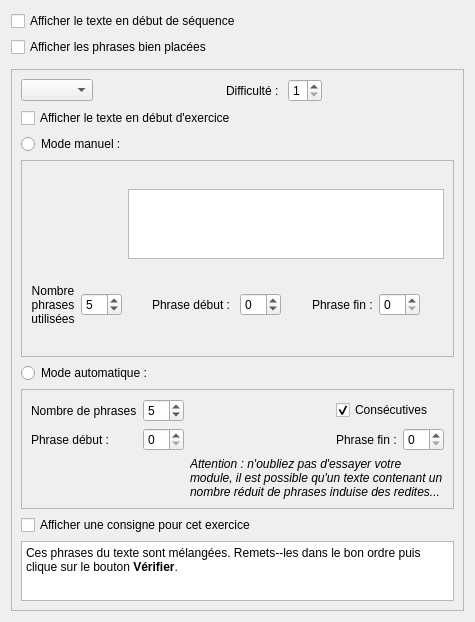
         <widget class="QWidget" name="PHMscrollAreaWidgetContents">
          <property name="geometry">
           <rect>
            <x>0</x>
            <y>0</y>
            <width>475</width>
            <height>622</height>
           </rect>
          </property>
          <layout class="QGridLayout" name="gridLayout_24">
           <item row="0" column="0">
            <layout class="QGridLayout" name="gridLayout_16">
             <item row="1" column="3">
              <widget class="AbulEduFlatBoutonV1" name="PHMbtnAjouterExercice" native="true">
               <property name="toolTip">
                <string>Permet l'édition d'un nouvel exercice de type Phrases mélangées</string>
               </property>
               <property name="text" stdset="0">
                <string>Ajouter un exercice</string>
               </property>
              </widget>
             </item>
             <item row="0" column="0">
              <widget class="QCheckBox" name="PHMchbAfficherTexteSequence">
               <property name="text">
                <string>Afficher le texte en début de séquence</string>
               </property>
              </widget>
             </item>
             <item row="1" column="0">
              <widget class="QCheckBox" name="PHMchbAfficherPhrasesBienPlacees">
               <property name="toolTip">
                <string>Indique d'une couleur si les phrases sont bien ou mal placées</string>
               </property>
               <property name="text">
                <string>Afficher les phrases bien placées</string>
               </property>
              </widget>
             </item>
             <item row="1" column="1">
              <spacer name="horizontalSpacer_13">
               <property name="orientation">
                <enum>Qt::Horizontal</enum>
               </property>
               <property name="sizeType">
                <enum>QSizePolicy::Preferred</enum>
               </property>
               <property name="sizeHint" stdset="0">
                <size>
                 <width>40</width>
                 <height>20</height>
                </size>
               </property>
              </spacer>
             </item>
             <item row="1" column="2">
              <spacer name="horizontalSpacer_48">
               <property name="orientation">
                <enum>Qt::Horizontal</enum>
               </property>
               <property name="sizeHint" stdset="0">
                <size>
                 <width>40</width>
                 <height>20</height>
                </size>
               </property>
              </spacer>
             </item>
             <item row="2" column="0" colspan="3">
              <widget class="AbulEduInstructionV1" name="PHMabeInstruction" native="true">
               <property name="minimumSize">
                <size>
                 <width>0</width>
                 <height>0</height>
                </size>
               </property>
              </widget>
             </item>
            </layout>
           </item>
           <item row="1" column="0">
            <widget class="QFrame" name="PHMfrParametresExercice">
             <property name="frameShape">
              <enum>QFrame::StyledPanel</enum>
             </property>
             <property name="frameShadow">
              <enum>QFrame::Raised</enum>
             </property>
             <layout class="QVBoxLayout" name="verticalLayout_15">
              <item>
               <layout class="QHBoxLayout" name="PHMhlNumeroExercice">
                <item>
                 <widget class="QComboBox" name="PHMcbNumeroExercice"/>
                </item>
                <item>
                 <spacer name="horizontalSpacer_34">
                  <property name="orientation">
                   <enum>Qt::Horizontal</enum>
                  </property>
                  <property name="sizeHint" stdset="0">
                   <size>
                    <width>40</width>
                    <height>20</height>
                   </size>
                  </property>
                 </spacer>
                </item>
                <item>
                 <widget class="QLabel" name="PHMlblDifficulte">
                  <property name="text">
                   <string>Difficulté : </string>
                  </property>
                 </widget>
                </item>
                <item>
                 <widget class="QSpinBox" name="PHMsbDifficulte">
                  <property name="toolTip">
                   <string>de 1 (très facile) à 5 (très difficile)</string>
                  </property>
                  <property name="minimum">
                   <number>1</number>
                  </property>
                  <property name="maximum">
                   <number>5</number>
                  </property>
                 </widget>
                </item>
                <item>
                 <spacer name="horizontalSpacer_35">
                  <property name="orientation">
                   <enum>Qt::Horizontal</enum>
                  </property>
                  <property name="sizeHint" stdset="0">
                   <size>
                    <width>40</width>
                    <height>20</height>
                   </size>
                  </property>
                 </spacer>
                </item>
                <item>
                 <widget class="AbulEduFlatBoutonV1" name="PHMbtnDeleteCurrentExercise" native="true">
                  <property name="text" stdset="0">
                   <string>Supprimer cet exercice</string>
                  </property>
                 </widget>
                </item>
               </layout>
              </item>
              <item>
               <widget class="QCheckBox" name="PHMchbAfficherTexteExercice">
                <property name="text">
                 <string>Afficher le texte en début d'exercice</string>
                </property>
               </widget>
              </item>
              <item>
               <layout class="QVBoxLayout" name="verticalLayout_9">
                <item>
                 <widget class="QRadioButton" name="PHMrbModeManuel">
                  <property name="toolTip">
                   <string>Choix manuel des phrases</string>
                  </property>
                  <property name="text">
                   <string>Mode manuel : </string>
                  </property>
                  <property name="checked">
                   <bool>false</bool>
                  </property>
                 </widget>
                </item>
                <item>
                 <widget class="QFrame" name="PHMfrModeManuel">
                  <property name="frameShape">
                   <enum>QFrame::StyledPanel</enum>
                  </property>
                  <property name="frameShadow">
                   <enum>QFrame::Raised</enum>
                  </property>
                  <layout class="QGridLayout" name="gridLayout_18">
                   <item row="0" column="0">
                    <widget class="AbulEduFlatBoutonV1" name="PHMbtnChoixPhrasesManuel" native="true">
                     <property name="toolTip">
                      <string>Permet de choisir les phrases dans le texte</string>
                     </property>
                     <property name="text" stdset="0">
                      <string>Choix</string>
                     </property>
                    </widget>
                   </item>
                   <item row="0" column="2" colspan="7">
                    <widget class="QTextEdit" name="PHMtePhrasesModeManuel">
                     <property name="maximumSize">
                      <size>
                       <width>16777215</width>
                       <height>70</height>
                      </size>
                     </property>
                    </widget>
                   </item>
                   <item row="1" column="5">
                    <spacer name="horizontalSpacer_7">
                     <property name="orientation">
                      <enum>Qt::Horizontal</enum>
                     </property>
                     <property name="sizeHint" stdset="0">
                      <size>
                       <width>40</width>
                       <height>20</height>
                      </size>
                     </property>
                    </spacer>
                   </item>
                   <item row="1" column="4">
                    <widget class="QSpinBox" name="PHMsbPhraseDebutManuel">
                     <property name="toolTip">
                      <string>Marque le début du morceau du texte utilisé ici</string>
                     </property>
                     <property name="minimum">
                      <number>-1</number>
                     </property>
                    </widget>
                   </item>
                   <item row="1" column="7">
                    <widget class="QSpinBox" name="PHMsbPhraseFinManuel">
                     <property name="toolTip">
                      <string>Marque la fin du morceau du texte utilisé ici</string>
                     </property>
                    </widget>
                   </item>
                   <item row="1" column="6">
                    <widget class="QLabel" name="PHMlblPhraseFinManuel">
                     <property name="text">
                      <string>Phrase fin :</string>
                     </property>
                    </widget>
                   </item>
                   <item row="1" column="3">
                    <widget class="QLabel" name="PHMlblPhraseDebutManuel">
                     <property name="text">
                      <string>Phrase début : </string>
                     </property>
                    </widget>
                   </item>
                   <item row="1" column="8">
                    <spacer name="horizontalSpacer_10">
                     <property name="orientation">
                      <enum>Qt::Horizontal</enum>
                     </property>
                     <property name="sizeHint" stdset="0">
                      <size>
                       <width>40</width>
                       <height>20</height>
                      </size>
                     </property>
                    </spacer>
                   </item>
                   <item row="1" column="0">
                    <widget class="QLabel" name="PHMlblNbPhrasesUtiliseesManuel">
                     <property name="text">
                      <string>Nombre
phrases
utilisées</string>
                     </property>
                     <property name="alignment">
                      <set>Qt::AlignCenter</set>
                     </property>
                    </widget>
                   </item>
                   <item row="1" column="1">
                    <widget class="QSpinBox" name="PHMsbNbPhrasesUtiliseesManuel">
                     <property name="toolTip">
                      <string>Nombre de phrases utilisées parmi celles choisies</string>
                     </property>
                     <property name="value">
                      <number>5</number>
                     </property>
                    </widget>
                   </item>
                   <item row="1" column="2">
                    <spacer name="horizontalSpacer_11">
                     <property name="orientation">
                      <enum>Qt::Horizontal</enum>
                     </property>
                     <property name="sizeHint" stdset="0">
                      <size>
                       <width>40</width>
                       <height>20</height>
                      </size>
                     </property>
                    </spacer>
                   </item>
                  </layout>
                 </widget>
                </item>
               </layout>
              </item>
              <item>
               <layout class="QVBoxLayout" name="verticalLayout_10">
                <item>
                 <widget class="QRadioButton" name="PHMrbModeAutomatique">
                  <property name="toolTip">
                   <string>Choix aléatoire de phrases</string>
                  </property>
                  <property name="text">
                   <string>Mode automatique : </string>
                  </property>
                  <property name="checked">
                   <bool>false</bool>
                  </property>
                 </widget>
                </item>
                <item>
                 <widget class="QFrame" name="PHMfrModeAutomatique">
                  <property name="enabled">
                   <bool>true</bool>
                  </property>
                  <property name="frameShape">
                   <enum>QFrame::StyledPanel</enum>
                  </property>
                  <property name="frameShadow">
                   <enum>QFrame::Raised</enum>
                  </property>
                  <layout class="QGridLayout" name="gridLayout_19">
                   <item row="0" column="0">
                    <widget class="QLabel" name="PHMlblNbMotsAutomatique">
                     <property name="text">
                      <string>Nombre de phrases</string>
                     </property>
                    </widget>
                   </item>
                   <item row="0" column="1">
                    <widget class="QSpinBox" name="PHMsbNbPhrasesAutomatique">
                     <property name="toolTip">
                      <string>Nombre de phrases prises dans le texte</string>
                     </property>
                     <property name="value">
                      <number>5</number>
                     </property>
                    </widget>
                   </item>
                   <item row="1" column="0">
                    <widget class="QLabel" name="PHMlblPhraseDebutAutomatique">
                     <property name="text">
                      <string>Phrase début : </string>
                     </property>
                    </widget>
                   </item>
                   <item row="1" column="1">
                    <widget class="QSpinBox" name="PHMsbPhraseDebutAutomatique"/>
                   </item>
                   <item row="1" column="3">
                    <widget class="QLabel" name="PHMlblPhraseFinAutomatique">
                     <property name="text">
                      <string>Phrase fin :</string>
                     </property>
                    </widget>
                   </item>
                   <item row="0" column="3" colspan="2">
                    <widget class="QCheckBox" name="PHMchbPhrasesConsecutivesAutomatique">
                     <property name="toolTip">
                      <string>Les phrases choisies se suivent dans le texte</string>
                     </property>
                     <property name="text">
                      <string>Consécutives</string>
                     </property>
                     <property name="checked">
                      <bool>true</bool>
                     </property>
                    </widget>
                   </item>
                   <item row="0" column="2">
                    <spacer name="horizontalSpacer_8">
                     <property name="orientation">
                      <enum>Qt::Horizontal</enum>
                     </property>
                     <property name="sizeHint" stdset="0">
                      <size>
                       <width>40</width>
                       <height>20</height>
                      </size>
                     </property>
                    </spacer>
                   </item>
                   <item row="1" column="2">
                    <spacer name="horizontalSpacer_9">
                     <property name="orientation">
                      <enum>Qt::Horizontal</enum>
                     </property>
                     <property name="sizeHint" stdset="0">
                      <size>
                       <width>40</width>
                       <height>20</height>
                      </size>
                     </property>
                    </spacer>
                   </item>
                   <item row="1" column="4">
                    <widget class="QSpinBox" name="PHMsbPhraseFinAutomatique"/>
                   </item>
                   <item row="2" column="2" colspan="3">
                    <widget class="QLabel" name="label_11">
                     <property name="font">
                      <font>
                       <italic>true</italic>
                      </font>
                     </property>
                     <property name="text">
                      <string>Attention : n'oubliez pas d'essayer votre module, il est possible qu'un texte contenant un nombre réduit de phrases induise des redites...</string>
                     </property>
                     <property name="wordWrap">
                      <bool>true</bool>
                     </property>
                    </widget>
                   </item>
                  </layout>
                 </widget>
                </item>
               </layout>
              </item>
              <item>
               <widget class="QCheckBox" name="PHMchbAfficherConsigneExercice">
                <property name="text">
                 <string>Afficher une consigne pour cet exercice</string>
                </property>
               </widget>
              </item>
              <item>
               <widget class="QTextEdit" name="PHMteConsigneExercice">
                <property name="maximumSize">
                 <size>
                  <width>16777215</width>
                  <height>60</height>
                 </size>
                </property>
                <property name="html">
                 <string>&lt;!DOCTYPE HTML PUBLIC &quot;-//W3C//DTD HTML 4.0//EN&quot; &quot;http://www.w3.org/TR/REC-html40/strict.dtd&quot;&gt;
&lt;html&gt;&lt;head&gt;&lt;meta name=&quot;qrichtext&quot; content=&quot;1&quot; /&gt;&lt;style type=&quot;text/css&quot;&gt;
p, li { white-space: pre-wrap; }
&lt;/style&gt;&lt;/head&gt;&lt;body style=&quot; font-family:'Ubuntu'; font-size:11pt; font-weight:400; font-style:normal;&quot;&gt;
&lt;p style=&quot; margin-top:0px; margin-bottom:0px; margin-left:0px; margin-right:0px; -qt-block-indent:0; text-indent:0px;&quot;&gt;&lt;span style=&quot; font-family:'Sans Serif'; font-size:9pt;&quot;&gt;Ces phrases du texte sont mélangées. Remets--les dans le bon ordre puis clique sur le bouton &lt;/span&gt;&lt;span style=&quot; font-family:'Sans Serif'; font-size:9pt; font-weight:600;&quot;&gt;Vérifier&lt;/span&gt;&lt;span style=&quot; font-family:'Sans Serif'; font-size:9pt;&quot;&gt;.&lt;/span&gt;&lt;/p&gt;&lt;/body&gt;&lt;/html&gt;</string>
                </property>
               </widget>
              </item>
             </layout>
            </widget>
           </item>
          </layout>
         </widget>
